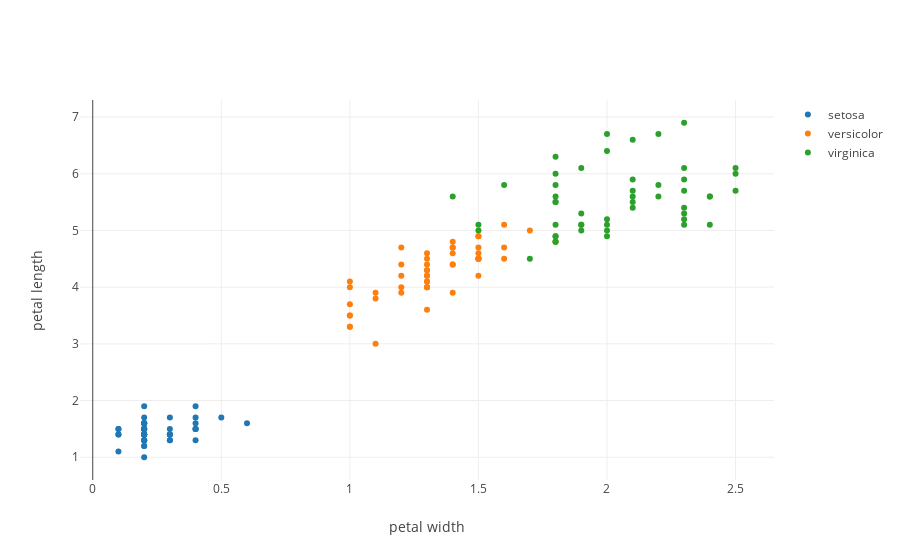

Notebook code for this chart:
### Code cell
pyo.iplot(
    {
        'data': [
            {
                'x': df[df['target']==label]['petal width'],
                'y': df[df['target']==label]['petal length'],
                'name': label, 'mode': 'markers',
            } for label in iris.target_names
        ],
        'layout': {
            'xaxis': {'title': 'petal width'},
            'yaxis': {'title': "petal length"}
        }
})

### Figure 1 — Plotly figure (JSON) as saved in the notebook; plotly's stock layout.template omitted (floating-point values rounded to 4 significant figures)
{"data": [{"mode": "markers", "name": "setosa", "type": "scatter", "uid": "27e086e5-65b8-465d-8e68-246918388efa", "x": [0.2, 0.2, 0.2, 0.2, 0.2, 0.4, 0.3, 0.2, 0.2, 0.1, 0.2, 0.2, 0.1, 0.1, 0.2, 0.4, 0.4, 0.3, 0.3, 0.3, 0.2, 0.4, 0.2, 0.5, 0.2, 0.2, 0.4, 0.2, 0.2, 0.2, 0.2, 0.4, 0.1, 0.2, 0.2, 0.2, 0.2, 0.1, 0.2, 0.2, 0.3, 0.3, 0.2, 0.6, 0.4, 0.3, 0.2, 0.2, 0.2, 0.2], "y": [1.4, 1.4, 1.3, 1.5, 1.4, 1.7, 1.4, 1.5, 1.4, 1.5, 1.5, 1.6, 1.4, 1.1, 1.2, 1.5, 1.3, 1.4, 1.7, 1.5, 1.7, 1.5, 1, 1.7, 1.9, 1.6, 1.6, 1.5, 1.4, 1.6, 1.6, 1.5, 1.5, 1.4, 1.5, 1.2, 1.3, 1.4, 1.3, 1.5, 1.3, 1.3, 1.3, 1.6, 1.9, 1.4, 1.6, 1.4, 1.5, 1.4]}, {"mode": "markers", "name": "versicolor", "type": "scatter", "uid": "c8cd713d-7dfc-4fdc-ba7e-c20d03ce4b90", "x": [1.4, 1.5, 1.5, 1.3, 1.5, 1.3, 1.6, 1, 1.3, 1.4, 1, 1.5, 1, 1.4, 1.3, 1.4, 1.5, 1, 1.5, 1.1, 1.8, 1.3, 1.5, 1.2, 1.3, 1.4, 1.4, 1.7, 1.5, 1, 1.1, 1, 1.2, 1.6, 1.5, 1.6, 1.5, 1.3, 1.3, 1.3, 1.2, 1.4, 1.2, 1, 1.3, 1.2, 1.3, 1.3, 1.1, 1.3], "y": [4.7, 4.5, 4.9, 4, 4.6, 4.5, 4.7, 3.3, 4.6, 3.9, 3.5, 4.2, 4, 4.7, 3.6, 4.4, 4.5, 4.1, 4.5, 3.9, 4.8, 4, 4.9, 4.7, 4.3, 4.4, 4.8, 5, 4.5, 3.5, 3.8, 3.7, 3.9, 5.1, 4.5, 4.5, 4.7, 4.4, 4.1, 4, 4.4, 4.6, 4, 3.3, 4.2, 4.2, 4.2, 4.3, 3, 4.1]}, {"mode": "markers", "name": "virginica", "type": "scatter", "uid": "6780182f-2e25-47b6-b15c-3cb1f3fd8efe", "x": [2.5, 1.9, 2.1, 1.8, 2.2, 2.1, 1.7, 1.8, 1.8, 2.5, 2, 1.9, 2.1, 2, 2.4, 2.3, 1.8, 2.2, 2.3, 1.5, 2.3, 2, 2, 1.8, 2.1, 1.8, 1.8, 1.8, 2.1, 1.6, 1.9, 2, 2.2, 1.5, 1.4, 2.3, 2.4, 1.8, 1.8, 2.1, 2.4, 2.3, 1.9, 2.3, 2.5, 2.3, 1.9, 2, 2.3, 1.8], "y": [6, 5.1, 5.9, 5.6, 5.8, 6.6, 4.5, 6.3, 5.8, 6.1, 5.1, 5.3, 5.5, 5, 5.1, 5.3, 5.5, 6.7, 6.9, 5, 5.7, 4.9, 6.7, 4.9, 5.7, 6, 4.8, 4.9, 5.6, 5.8, 6.1, 6.4, 5.6, 5.1, 5.6, 6.1, 5.6, 5.5, 4.8, 5.4, 5.6, 5.1, 5.1, 5.9, 5.7, 5.2, 5, 5.2, 5.4, 5.1]}], "layout": {"xaxis": {"title": {"text": "petal width"}}, "yaxis": {"title": {"text": "petal length"}}}}
